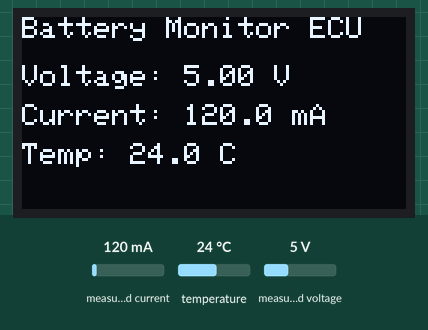
The sketch below on a simulated Arduino Mega 2560, built with avr-gcc and run on an emulated ATmega2560. On the bench: 128×64 one-colour display. The inputs (shaded band) are chosen by the test bench; at power-on: measured current 120 mA, temperature 24 °C, measured voltage 5 V. What the sketch prints to the serial monitor is not drawn.

Above: at 1.6 s.
1.7 s: measured current set to 40 mA
At 3.2 s:
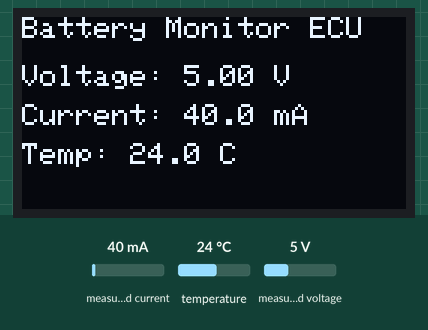
3.5 s: temperature set to 12 °C
At 4.9 s:
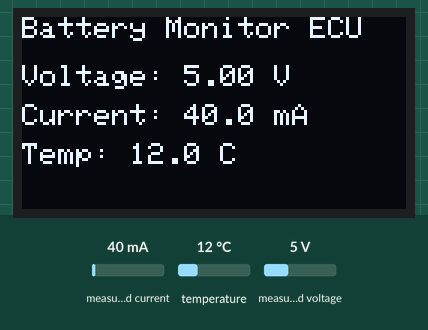
5.5 s: measured voltage set to 0.3 V
At 6.5 s:
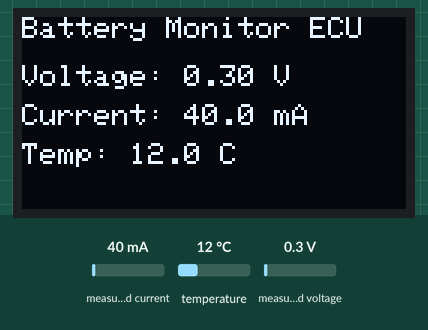
7.5 s: temperature set to 19 °C
9.5 s: measured current set to 500 mA
At 10.7 s:
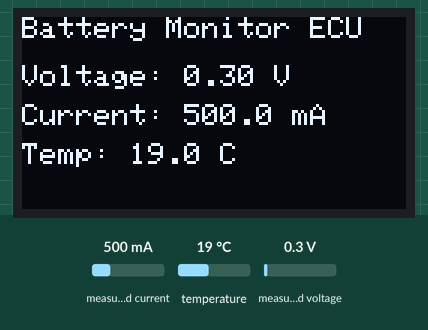
11.5 s: temperature set to 28 °C
At 13.4 s:
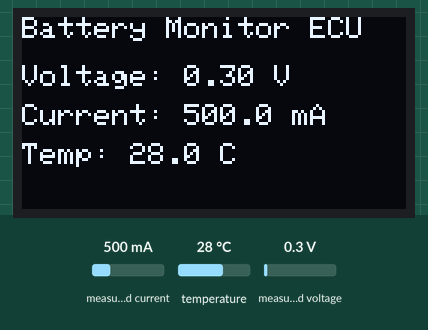
Timing chart, 0 to 14.5 s (numbered marks = the images above; inputs shaded):
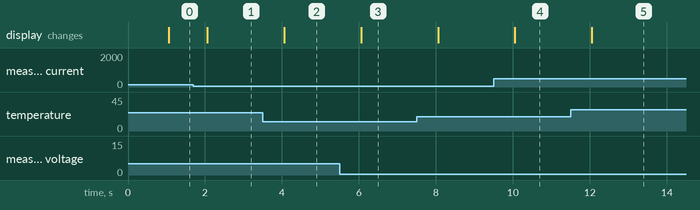

The sketch:

battery_health_monitor.ino
```cpp
/*
 * Smart Battery Health Monitoring ECU - starter firmware
 * Target: Arduino Mega 2560
 *
 * Assumed parts (verify against your actual build):
 * - INA219 current/voltage sensor at I2C address 0x40
 * - DS18B20 temperature sensor on pin 7
 * - I2C SSD1306 128x64 OLED at address 0x3C
 *
 * Libraries: Adafruit INA219, OneWire, DallasTemperature,
 * Adafruit GFX, Adafruit SSD1306.
 *
 * Educational bench prototype only. Check battery chemistry, sensor
 * ratings, polarity and protection before connecting a battery.
 * No SOC/SOH estimate is made by this starter firmware.
 */

#include <Wire.h>
#include <Adafruit_INA219.h>
#include <OneWire.h>
#include <DallasTemperature.h>
#include <Adafruit_GFX.h>
#include <Adafruit_SSD1306.h>

#define TEMP_PIN 7
#define OLED_WIDTH 128
#define OLED_HEIGHT 64
#define OLED_RESET -1
#define OLED_ADDRESS 0x3C

Adafruit_INA219 ina219;
OneWire oneWire(TEMP_PIN);
DallasTemperature tempSensor(&oneWire);
Adafruit_SSD1306 display(OLED_WIDTH, OLED_HEIGHT, &Wire, OLED_RESET);

const unsigned long SAMPLE_INTERVAL_MS = 1000;
unsigned long lastSampleMs = 0;

void showStatus(float busVoltage, float current_mA, float temperatureC,
                bool tempValid) {
  display.clearDisplay();
  display.setTextSize(1);
  display.setTextColor(SSD1306_WHITE);
  display.setCursor(0, 0);
  display.println(F("Battery Monitor ECU"));

  display.setCursor(0, 16);
  display.print(F("Voltage: "));
  display.print(busVoltage, 2);
  display.println(F(" V"));

  display.setCursor(0, 29);
  display.print(F("Current: "));
  display.print(current_mA, 1);
  display.println(F(" mA"));

  display.setCursor(0, 42);
  display.print(F("Temp: "));
  if (tempValid) {
    display.print(temperatureC, 1);
    display.println(F(" C"));
  } else {
    display.println(F("Sensor error"));
  }

  display.display();
}

void setup() {
  Serial.begin(115200);
  Wire.begin(); // Mega 2560: SDA=20, SCL=21

  if (!ina219.begin()) {
    Serial.println(F("ERROR: INA219 not detected. Check I2C wiring."));
    while (true) delay(100);
  }

  tempSensor.begin();
  // Start DS18B20 conversion without blocking the main loop.
  tempSensor.setWaitForConversion(false);
  tempSensor.requestTemperatures();

  if (!display.begin(SSD1306_SWITCHCAPVCC, OLED_ADDRESS)) {
    Serial.println(F("ERROR: OLED not detected. Check address/wiring."));
    while (true) delay(100);
  }

  display.clearDisplay();
  display.setTextSize(1);
  display.setTextColor(SSD1306_WHITE);
  display.setCursor(0, 0);
  display.println(F("Battery ECU starting"));
  display.display();

  Serial.println(F("time_ms,voltage_V,current_mA,power_mW,temp_C"));
}

void loop() {
  const unsigned long now = millis();
  if (now - lastSampleMs < SAMPLE_INTERVAL_MS) return;
  lastSampleMs = now;

  const float busVoltage = ina219.getBusVoltage_V();
  const float current_mA = ina219.getCurrent_mA();
  const float power_mW = ina219.getPower_mW();

  // Read the conversion started during the previous cycle, then start
  // the next conversion. This avoids waiting for DS18B20 conversion time.
  const float temperatureC = tempSensor.getTempCByIndex(0);
  const bool tempValid =
      (temperatureC != DEVICE_DISCONNECTED_C && temperatureC > -55.0f &&
       temperatureC < 125.0f);
  tempSensor.requestTemperatures();

  showStatus(busVoltage, current_mA, temperatureC, tempValid);

  Serial.print(now);
  Serial.print(',');
  Serial.print(busVoltage, 3);
  Serial.print(',');
  Serial.print(current_mA, 2);
  Serial.print(',');
  Serial.print(power_mW, 2);
  Serial.print(',');
  if (tempValid) Serial.println(temperatureC, 2);
  else Serial.println(F("NA"));
}
```

Measured:
- after the input at 1.7 s, the display: changes after 0.36 s (image 1)
- after the input at 3.5 s, the display: changes after 0.56 s (image 2)
- after the input at 5.5 s, the display: changes after 0.56 s (image 3)
- after the input at 9.5 s, the display: changes after 0.56 s (image 4)
- after the input at 11.5 s, the display: changes after 0.56 s (image 5)
